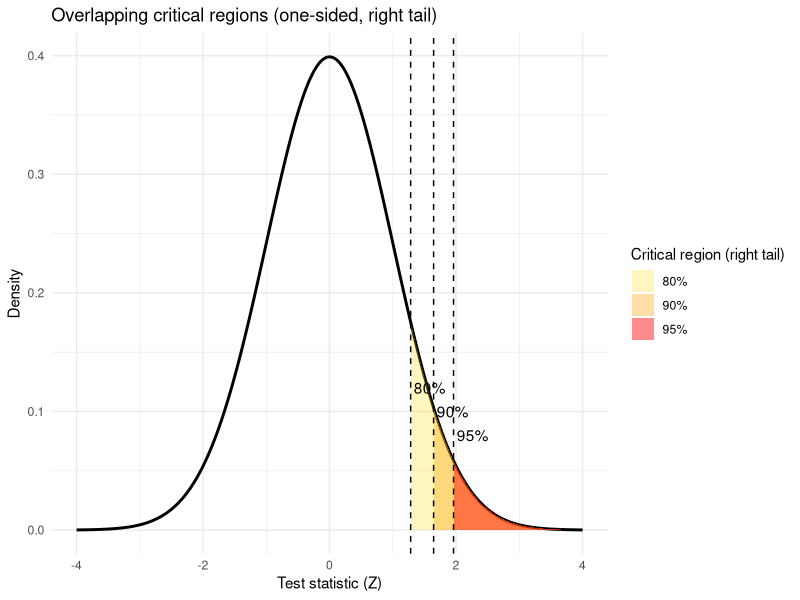
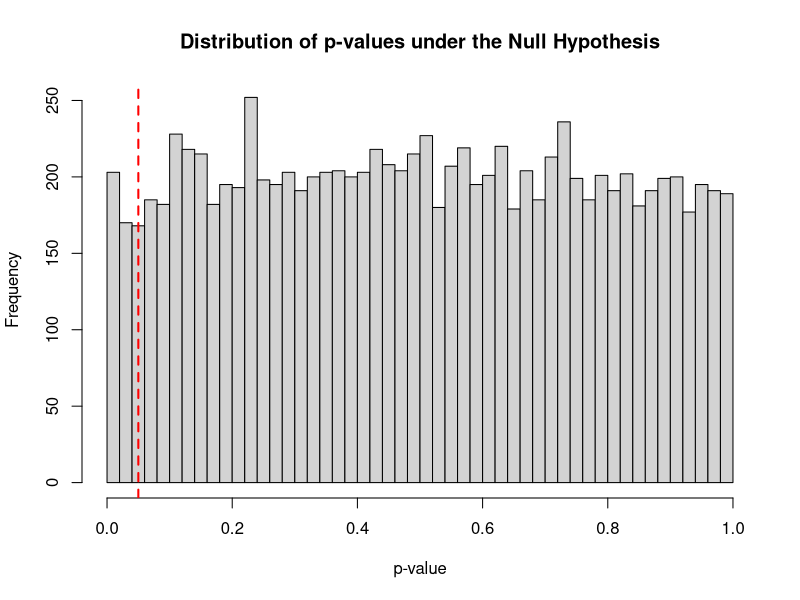
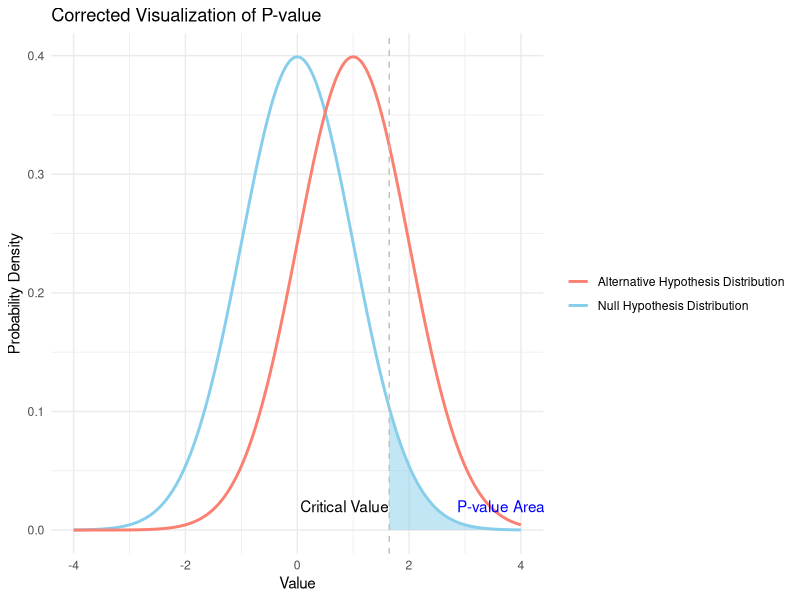
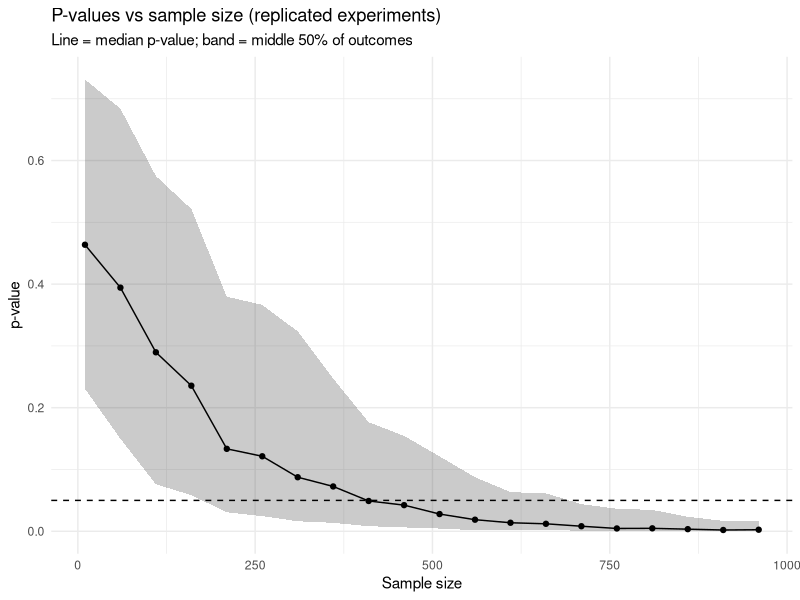
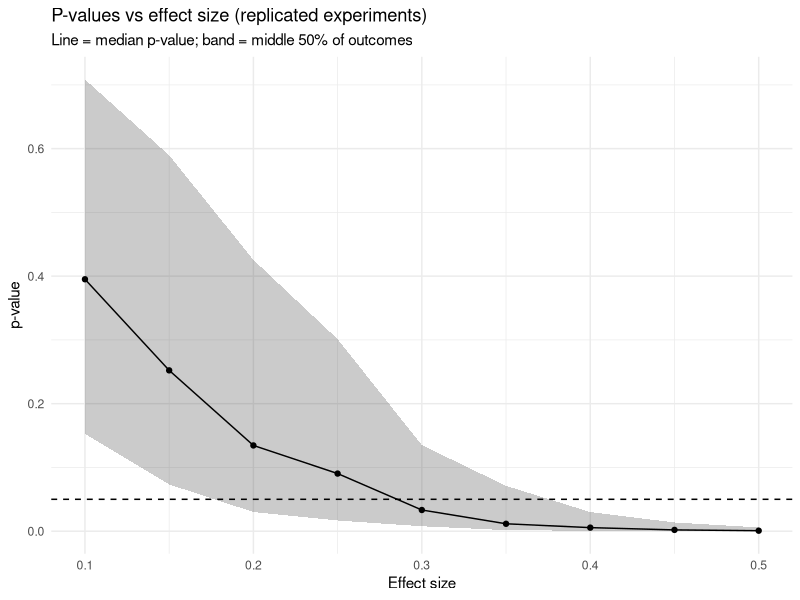
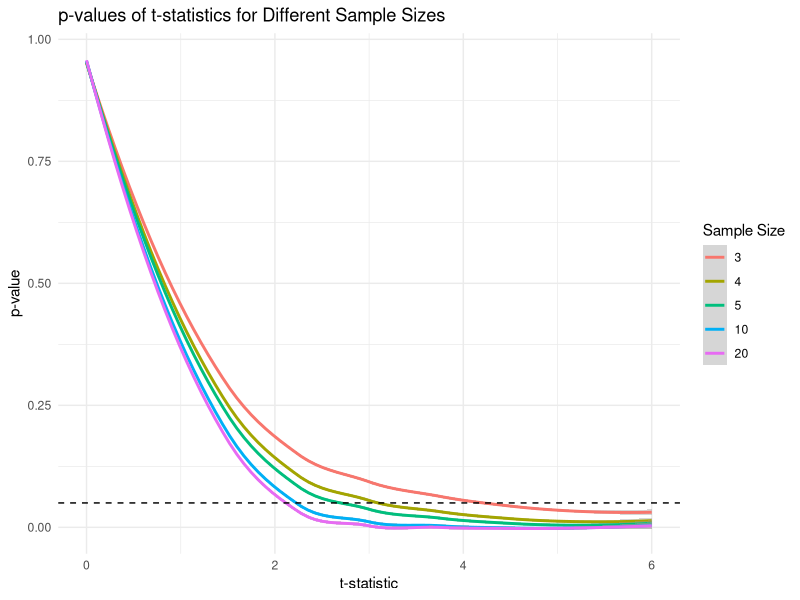

R code for these plots, in order:
## ---- chunk 1
# suppressing warnings so they don't knit
suppressWarnings(suppressMessages(
  library(tidyverse),
  library(ggplot2)
))
set.seed(123) # for reproducibility
## ---- chunk 2
# Specify some parameters for our normal distribution
mean <- 0
std_dev <- 1

# normal curve
x <- seq(-4, 4, length.out = 2000)
y <- dnorm(x, mean, std_dev)
data <- data.frame(x = x, y = y)

# Specify a few critical values for one-sided test
critical_value_95 <- 1.96 # α = 0.05
critical_value_90 <- 1.645 # α = 0.1
critical_value_80 <- 1.282 # α = 0.2

# build overlapping (nested) right-tail regions
regions <- bind_rows(
  data %>% mutate(threshold = "80%",  crit = critical_value_80),
  data %>% mutate(threshold = "90%",  crit = critical_value_90),
  data %>% mutate(threshold = "95%",  crit = critical_value_95)
) %>%
  mutate(y_fill = ifelse(x >= crit, y, NA_real_))

ggplot(data, aes(x, y)) +
  geom_line(linewidth = 1) +

  # overlapping shaded regions (draw widest first so narrower ones sit on top)
  geom_area(
    data = regions %>% filter(threshold == "80%"),
    aes(y = y_fill, fill = threshold),
    alpha = 0.25,
    na.rm = TRUE
  ) +
  geom_area(
    data = regions %>% filter(threshold == "90%"),
    aes(y = y_fill, fill = threshold),
    alpha = 0.35,
    na.rm = TRUE
  ) +
  geom_area(
    data = regions %>% filter(threshold == "95%"),
    aes(y = y_fill, fill = threshold),
    alpha = 0.45,
    na.rm = TRUE
  ) +

  # critical lines
  geom_vline(xintercept = critical_value_80, linetype = "dashed") +
  geom_vline(xintercept = critical_value_90, linetype = "dashed") +
  geom_vline(xintercept = critical_value_95, linetype = "dashed") +

  # labels near the lines
  annotate("text", x = critical_value_80 + 0.05, y = 0.12, label = "80%", hjust = 0) +
  annotate("text", x = critical_value_90 + 0.05, y = 0.10, label = "90%", hjust = 0) +
  annotate("text", x = critical_value_95 + 0.05, y = 0.08, label = "95%", hjust = 0) +

  scale_fill_manual(
    name = "Critical region (right tail)",
    values = c("80%" = "gold", "90%" = "orange", "95%" = "red")
  ) +
  ggtitle("Overlapping critical regions (one-sided, right tail)") +
  xlab("Test statistic (Z)") +
  ylab("Density") +
  theme_minimal()
## ---- chunk 3
 # Simulate 10000 p-values under the null hypothesis
p_values <- replicate(10000, {
  # 30 samples from a standard normal distribution (mean=0, sd=1)
  sample_data <- rnorm(30, mean, std_dev)
  test_result <- t.test(sample_data)
  test_result$p.value
})

# Plot the distribution of p-values
hist(p_values, breaks=40, main="Distribution of p-values under the Null Hypothesis", xlab="p-value")
abline(v=0.05, col="red", lwd=2, lty=2)

## ---- chunk 4
# Generating data for null and alternative hypothesis distributions
x_values <- seq(-4, 4, length.out = 1000)
null_distribution <- dnorm(x_values, mean = 0, sd = 1)
alt_distribution <- dnorm(x_values, mean = 1, sd = 1)
critical_value <- qnorm(0.95, mean = 0, sd = 1)  # For a right-tailed test
p_value_area_x <- seq(critical_value, 4, length.out = 1000)
p_value_area_y <- dnorm(p_value_area_x, mean = 0, sd = 1)

# Creating a data frame for ggplot
data <- data.frame(x_values, null_distribution, alt_distribution)

# Plotting
ggplot() +
  geom_line(data = data, aes(x = x_values, y = null_distribution, color = "Null Hypothesis Distribution"), size = 1) +
  geom_line(data = data, aes(x = x_values, y = alt_distribution, color = "Alternative Hypothesis Distribution"), size = 1) +
  geom_area(data = data.frame(p_value_area_x, p_value_area_y), aes(x = p_value_area_x, y = p_value_area_y), fill = "skyblue", alpha = 0.5) +
  geom_vline(xintercept = critical_value, linetype = "dashed", color = "grey") +
  annotate("text", x = critical_value, y = 0.02, label = "Critical Value", hjust = 1) +
  annotate("text", x = critical_value + 2, y = 0.02, label = "P-value Area", color = "blue") +
  scale_color_manual(values = c("Null Hypothesis Distribution" = "skyblue", "Alternative Hypothesis Distribution" = "salmon")) +
  labs(title = "Corrected Visualization of P-value",
       x = "Value",
       y = "Probability Density") +
  theme_minimal() +
  theme(legend.title = element_blank())
## ---- chunk 5
# Simulate p-values with increasing sample sizes
sample_sizes <- seq(10, 1000, by = 50)
n_rep <- 500
true_effect <- 0.1

sim_results <- data.frame(
  sample_size = rep(sample_sizes, each = n_rep),
  p_value = unlist(
    lapply(sample_sizes, function(n) {
      replicate(n_rep, {
        x <- rnorm(n, mean = true_effect)
         # note that this t-test is comparing to a normal distribution
         # with mean = 0; sd = 1
        t.test(x)$p.value
      })
    })
  )
)

summary_df <- sim_results |>
  dplyr::group_by(sample_size) |>
  dplyr::summarise(
    p_median = median(p_value),
    p_q25 = quantile(p_value, 0.25),
    p_q75 = quantile(p_value, 0.75),
    .groups = "drop"
  )

# Plot
ggplot(summary_df, aes(x = sample_size, y = p_median)) +
  geom_ribbon(aes(ymin = p_q25, ymax = p_q75), alpha = 0.25) +
  geom_line() +
  geom_point() +
  geom_hline(yintercept = 0.05, linetype = "dashed") +
  labs(
    title = "P-values vs sample size (replicated experiments)",
    subtitle = "Line = median p-value; band = middle 50% of outcomes",
    x = "Sample size",
    y = "p-value"
  ) +
  theme_minimal()
## ---- chunk 6
effect_sizes <- seq(0.1, 0.5, by = 0.05)
sample_size <- 100
n_rep <- 500  # number of repeated experiments per effect size

sim_results <- data.frame(
  effect_size = rep(effect_sizes, each = n_rep),
  p_value = unlist(
    lapply(effect_sizes, function(d) {
      replicate(n_rep, {
        control <- rnorm(sample_size, mean = 0)
        treatment <- rnorm(sample_size, mean = d)
        t.test(control, treatment)$p.value
      })
    })
  )
)

summary_df <- sim_results |>
  dplyr::group_by(effect_size) |>
  dplyr::summarise(
    p_median = median(p_value),
    p_q25 = quantile(p_value, 0.25),
    p_q75 = quantile(p_value, 0.75),
    .groups = "drop"
  )

ggplot(summary_df, aes(x = effect_size, y = p_median)) +
  geom_ribbon(aes(ymin = p_q25, ymax = p_q75), alpha = 0.25) +
  geom_line() +
  geom_point() +
  geom_hline(yintercept = 0.05, linetype = "dashed") +
  labs(
    title = "P-values vs effect size (replicated experiments)",
    subtitle = "Line = median p-value; band = middle 50% of outcomes",
    x = "Effect size",
    y = "p-value"
  ) +
  theme_minimal()

## ---- chunk 7
# Define a range of t-values for 0 to 6 and specific sample sizes
sample_sizes <- c(3, 4, 5, 10, 20)
t_values <- seq(0, 6, length.out = 300)

# Calculate p-values for each combination of t-value and sample size
plot_data <- data.frame(
  t_value = rep(t_values, times = length(sample_sizes)),
  p_value = unlist(lapply(sample_sizes, function(n) {
    2 * pt(t_values, df = n - 1, lower.tail = FALSE)
  })),
  sample_size = factor(rep(sample_sizes, each = length(t_values)))
)

# Plot the relationship between p-values and t-statistics
ggplot(plot_data, aes(x = t_value, y = p_value, color = sample_size)) +
  geom_smooth() +
  labs(title = "p-values of t-statistics for Different Sample Sizes",
       x = "t-statistic",
       y = "p-value",
       color = "Sample Size") +
    geom_hline(yintercept = 0.05, linetype = "dashed") +
  theme_minimal()
## ---- chunk 8
# Simulate data with a known small effect size under the alternative hypothesis
effect_size <- 0.3
sample_data_null <- rnorm(100) # 100 samples from a standard normal distribution
sample_data_alt <- rnorm(100, mean=effect_size) # 100 samples from a normal distribution with a small effect size

# Conduct a t-test to compare the two groups
test_result <- t.test(sample_data_null, sample_data_alt)
test_result$p.value

# Output the p-value and effect size
cat("p-value:", test_result$p.value, "\nEffect size:", effect_size)

## ---- chunk 9
n_rep <- 1000
true_effect <- 0.5

decisions <- replicate(n_rep, {
  control <- rnorm(100)
  treatment <- rnorm(100, mean = true_effect)
  t.test(control, treatment)$p.value < 0.05
})

mean(decisions)
